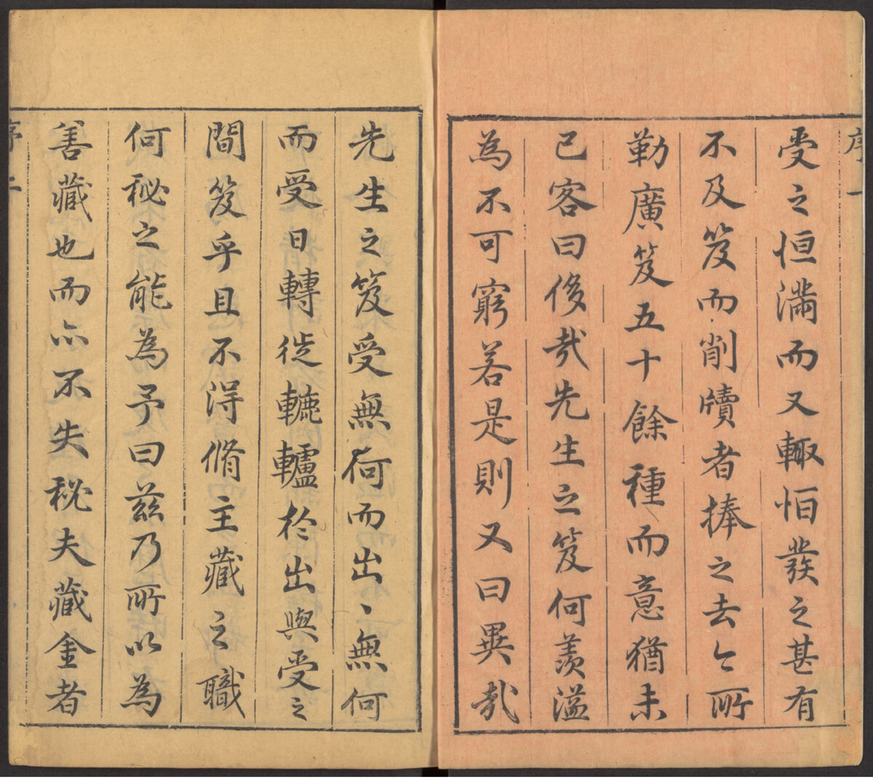
#> input picture page_3.png, 873 x 782 px, shrunk from 1024 x 918 before the run, found by its file name
$ jupyter execute --allow-errors 'OCR_report (1).ipynb'   (shell and % lines are left out)
#> lines starting #> are read from the running program, lines starting #| are printed output that depends on the picture; after the words box and inside, x2 and y2 are one past the last pixel; in counts of white or black regions, pixels touching at a corner belong together
[cell 1]
import cv2
import numpy as np
import pytesseract
import matplotlib.pyplot as plt
from PIL import Image
import re

[cell 2]
def baseline_ocr_pipeline(img_path):
#> called with img_path = '/content/page_3.png'
    img = cv2.imread(img_path)
#> img is the input picture: shape (782, 873, 3); mean B, G, R 120, 157.8, 194.8
    gray = cv2.cvtColor(img, cv2.COLOR_BGR2GRAY)

    denoised = cv2.medianBlur(gray, 3)

    binary = cv2.adaptiveThreshold(
        denoised, 255,
        cv2.ADAPTIVE_THRESH_GAUSSIAN_C,
        cv2.THRESH_BINARY_INV, 21, 10
    )
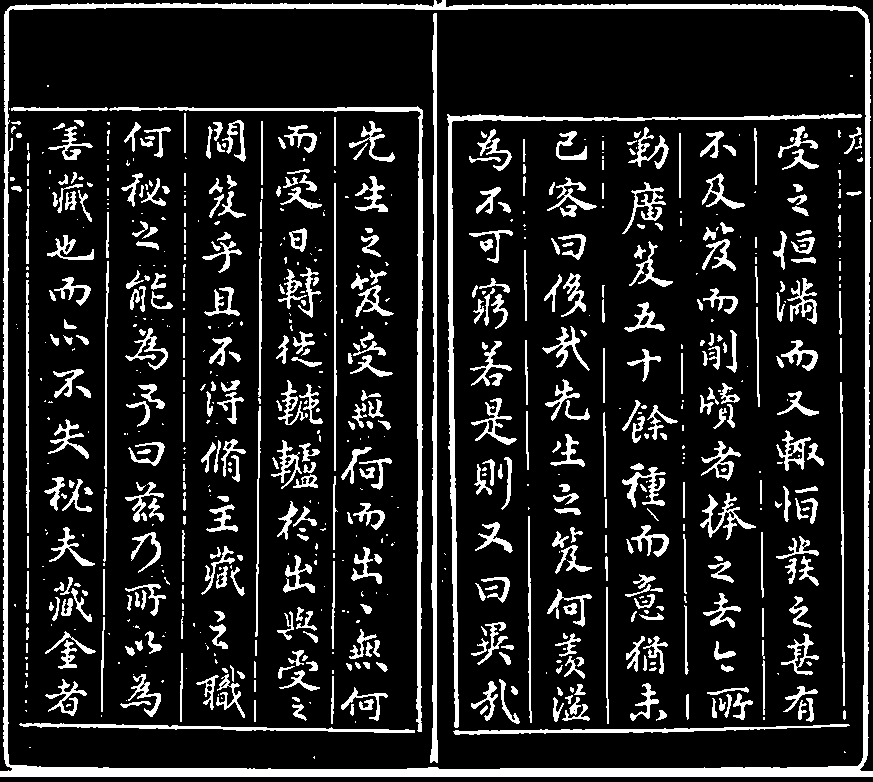
#> binary: shape (782, 873); 14.1% white; 758 white regions (302 under 20 px), largest, box (x1, y1, x2, y2) and area: (0, 0, 873, 777) 18874, (447, 113, 862, 728) 4394, (109, 106, 424, 732) 3794
    projection = np.sum(binary, axis=0)
#> projection = 873 values, max 196095 at index 435, min 1530 at index 0, mean 28118.6
    threshold = np.max(projection) * 0.1
#> threshold = 19609.5

    in_line = False
    start_x = 0
    lines = []

    for x, val in enumerate(projection):
        if not in_line and val > threshold:
            in_line = True
            start_x = x
        elif in_line and val < threshold:
            in_line = False
            lines.append((start_x, x))
#> this loop made 873 passes
#> (val, in_line) on passes 4, 10, 27, 30, 52: (59925, True), (4590, False), (85680, True), (8670, False), (21165, True)
#> in_line on passes 91, 103, 110, 129, 166, 182: False, True, False, True, False, True
#> after the loop, in_line = False; lines = 26 pairs, first value 3 to 863, second value 9 to 870; start_x = 863
    # Read from right to left
    lines.sort(key=lambda x: x[0], reverse=True)

    results = []
    for i, (x1, x2) in enumerate(lines):
        roi = gray[:, x1:x2]
        text = pytesseract.image_to_string(
            roi, config="--oem 1 --psm 5 -l chi_tra_vert"
        ).strip()

        print(f"[Baseline] Column {i+1}: {text}")
        results.append(text)
#> this loop made 1 pass
#> (x1, x2) on pass 1: (863, 870)
#> after the loop, results = []

    return results

#> (the rest of this cell did not finish here and is left out)

#> (a cell that did not finish here is left out)

[cell 4]
import re

def clean_chinese(text):
    return re.sub(r'[^\u4e00-\u9fa5]', '', text)

#> (the rest of this cell did not finish here and is left out)

[cell 5]
gt = "受之恒滿而又輒怕羨之甚有不及岌而削墳者捧之去何所勤廣岌五十餘種而意猶未已客曰後戯先生之岌何羡溢為不可窮若是則又曰異戯先生之岌受無何而出無何而受日轉徙轍轤於出與受之間岌乎且不得備主藏之職何秘之能為予曰茲乃所以為善藏也而亦不失祝夫藏金者"

[cell 6]
def calculate_cer(reference, hypothesis):
    n, m = len(reference), len(hypothesis)
    dp = [[0] * (m + 1) for _ in range(n + 1)]

    for i in range(n + 1):
        dp[i][0] = i
    for j in range(m + 1):
        dp[0][j] = j

    for i in range(1, n + 1):
        for j in range(1, m + 1):
            if reference[i - 1] == hypothesis[j - 1]:
                dp[i][j] = dp[i - 1][j - 1]
            else:
                dp[i][j] = min(
                    dp[i - 1][j],     # deletion
                    dp[i][j - 1],     # insertion
                    dp[i - 1][j - 1]  # substitution
                ) + 1

    return dp[n][m] / n

#> (a cell that did not finish here is left out)

[cell 8]
def optimized_ocr_pipeline(img_path):
#> called with img_path = '/content/page_3.png'
    raw_img = cv2.imread(img_path)

    # Crop top margin to remove page noise
    h, w = raw_img.shape[:2]
#> h = 782; w = 873
    img = raw_img[int(h * 0.02):, :]
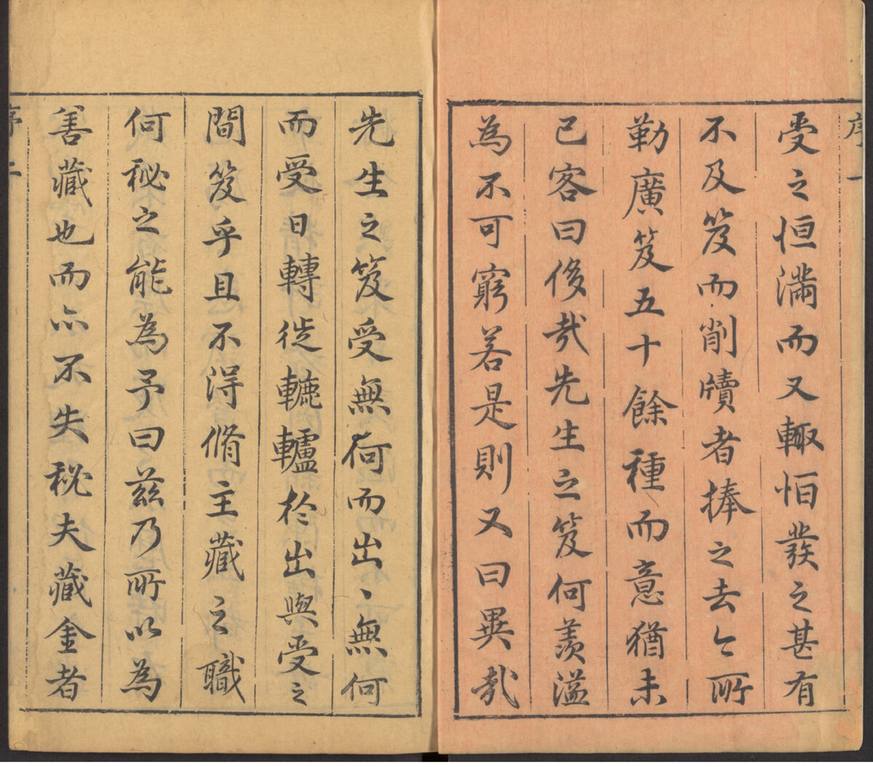
#> img: shape (767, 873, 3); mean B, G, R 120.9, 159, 196.4

    # Convert to grayscale and enhance contrast
    gray = cv2.cvtColor(img, cv2.COLOR_BGR2GRAY)
#> gray: shape (767, 873)
    gray = cv2.createCLAHE(clipLimit=2.0, tileGridSize=(8, 8)).apply(gray)
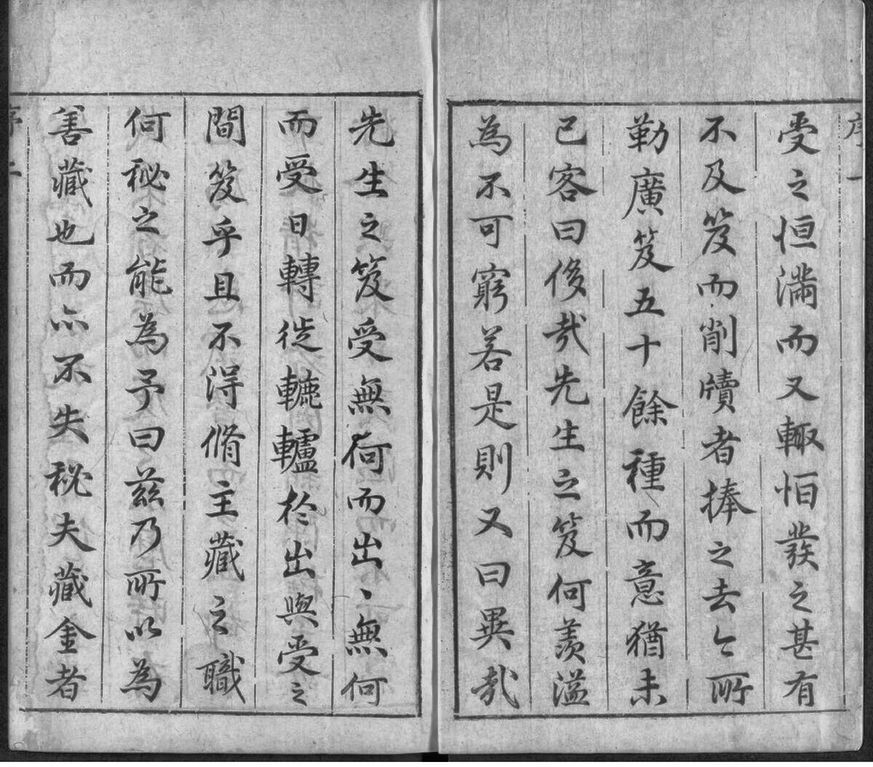
#> gray: shape (767, 873); min 1, max 255, mean 169.1

    # Denoise
    gray = cv2.medianBlur(gray, 3)

    # Binarization
    _, binary = cv2.threshold(
        gray, 0, 255,
        cv2.THRESH_BINARY_INV + cv2.THRESH_OTSU
    )
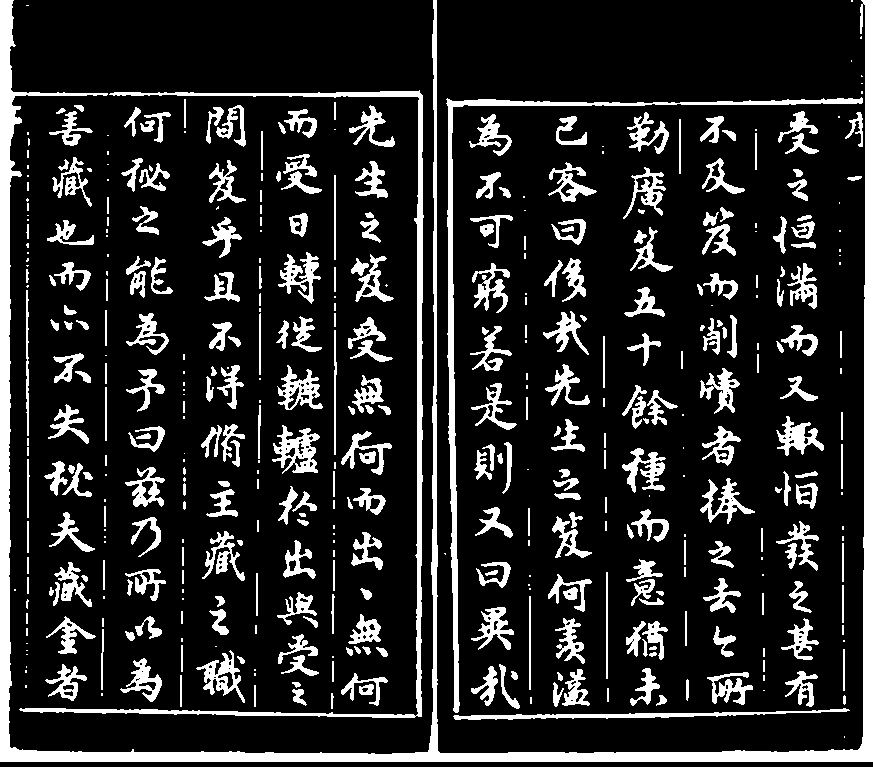
#> binary: shape (767, 873); 16.2% white; 450 white regions (141 under 20 px), largest, box (x1, y1, x2, y2) and area: (0, 0, 873, 762) 27079, (19, 90, 424, 718) 5892, (446, 97, 863, 713) 5106

    # Remove vertical ruling lines
    vertical_kernel = cv2.getStructuringElement(cv2.MORPH_RECT, (1, 40))
    remove_vertical = cv2.morphologyEx(
        binary, cv2.MORPH_OPEN, vertical_kernel, iterations=2
    )
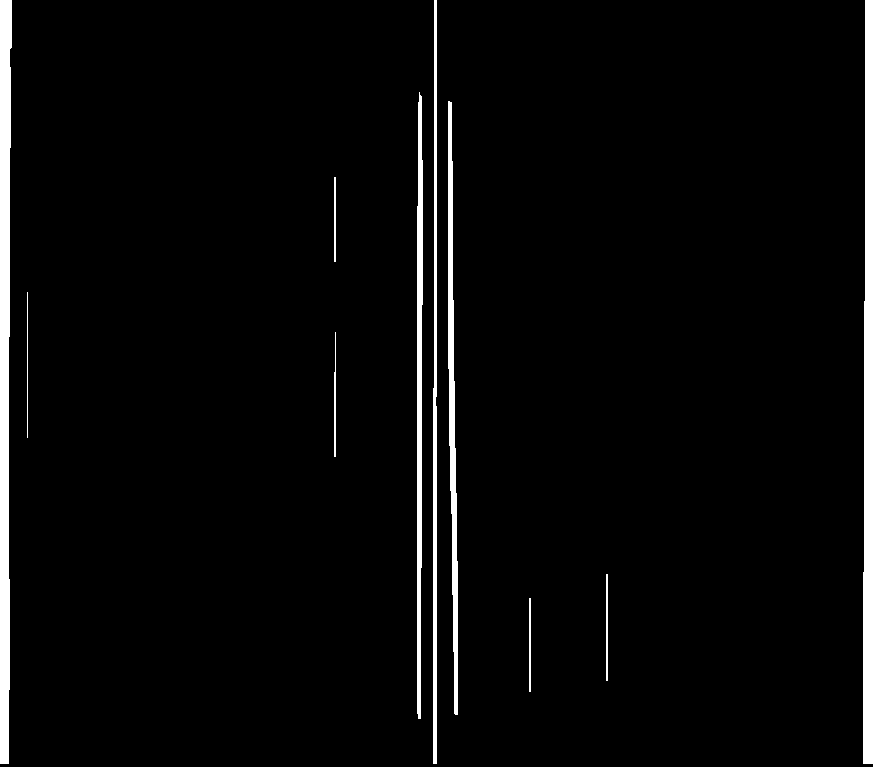
#> remove_vertical: shape (767, 873); 3.6% white; 10 white regions
    cnts = cv2.findContours(
        remove_vertical, cv2.RETR_EXTERNAL, cv2.CHAIN_APPROX_SIMPLE
    )
#> cnts = 10 contours, 1 with area under 20; largest, box (x1, y1, x2, y2) and area: (0, 0, 12, 764) 6728, (863, 0, 873, 764) 5995, (448, 101, 458, 715) 2560, (417, 92, 423, 719) 2365, (433, 0, 437, 764) 1892
    cnts = cnts[0] if len(cnts) == 2 else cnts[1]
    for c in cnts:
        cv2.drawContours(binary, [c], -1, 0, 3)
#> this loop made 10 passes
#> c on passes 1, 2, 4, 5: [[529, 598], [529, 691], [530, 691], [530, 598]], [[606, 574], [606, 680], [607, 680], [607, 574]], [[27, 292], [27, 437]], [[334, 177], [334, 261], [335, 261], [335, 177]]
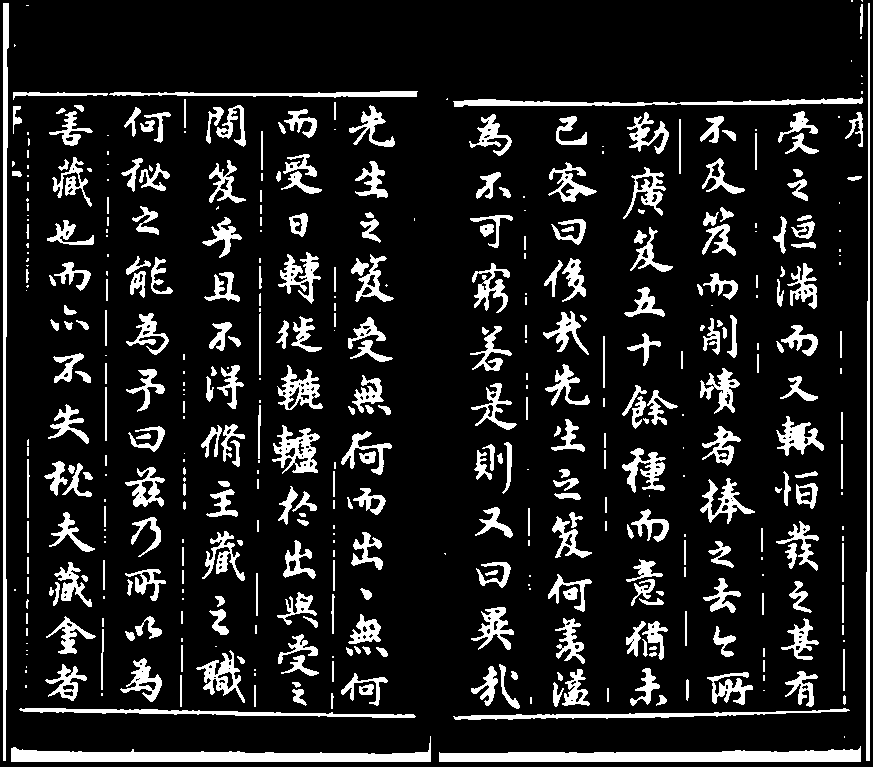
#> binary: shape (767, 873); 13.1% white; 460 white regions (148 under 20 px), largest, box (x1, y1, x2, y2) and area: (439, 746, 861, 762) 4315, (11, 736, 431, 762) 4173, (3, 3, 9, 761) 2891

    # Vertical projection with smoothing
    projection = np.sum(binary, axis=0)
#> projection = 873 values, max 193290 at index 3, min 0 at index 0, mean 25626.5
    projection = np.convolve(projection, np.ones(10) / 10, mode='same')
#> projection = 873 values, max 74715 at index 8, min 484.5 at index 436, mean 25537.9

    threshold = np.max(projection) * 0.15
#> threshold = 11207.2

    in_line = False
    start_x = 0
    lines = []

    for x, val in enumerate(projection):
        if not in_line and val > threshold:
            in_line = True
            start_x = x
        elif in_line and val < threshold:
            in_line = False
            lines.append((start_x, x))
#> this loop made 873 passes
#> (val, in_line) on passes 1, 13, 24, 34, 50: (38658, True), (10225.5, False), (14433, True), (10939.5, False), (12903, True)
#> after the loop, in_line = True; lines = [(0, 12), (23, 33), (49, 94), (101, 111), (126, 168), (179, 188), (203, 246), (255, 266), (277, 321), (330, 339), (347, 391), (473, 516), (526, 530), (548, 590), (603, 609), (626, 670), (682, 686), (701, 745), (759, 762), (777, 821), (838, 849), (858, 859)]; start_x = 862

    lines.sort(key=lambda x: x[0], reverse=True)

    # OCR
    results = []
    for i, (x1, x2) in enumerate(lines):
        roi = gray[:, x1:x2]
        text = pytesseract.image_to_string(
            roi, config="--oem 1 --psm 5 -l chi_tra_vert"
        )
        results.append(text)

        print(f"[Optimized] Column {i+1}: {text}")
#> this loop made 1 pass
#> after the loop, results = []

    return results

#> (the rest of this cell did not finish here and is left out)

#> (a cell that did not finish here is left out)

#> (a cell that did not finish here is left out)

#> (a cell that did not finish here is left out)

[cell 12]
import os
import pandas as pd

with open('gt.txt', 'r', encoding='utf-8') as f:
#> (reads gt.txt from the repository)
